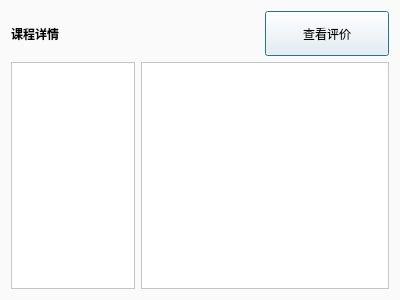
<?xml version="1.0" encoding="UTF-8"?>
<ui version="4.0">
 <class>CourseInfoWindow</class>
 <widget class="QDialog" name="CourseInfoWindow">
  <property name="geometry">
   <rect>
    <x>0</x>
    <y>0</y>
    <width>400</width>
    <height>300</height>
   </rect>
  </property>
  <property name="windowTitle">
   <string>课程详情</string>
  </property>
  <property name="styleSheet">
   <string notr="true">background-color: rgb(250,250,250);</string>
  </property>
  <layout class="QVBoxLayout" name="verticalLayout" stretch="1,5">
   <item>
    <layout class="QHBoxLayout" name="horizontalLayout_2" stretch="2,1">
     <item>
      <widget class="QLabel" name="label">
       <property name="font">
        <font>
         <family>.AppleSystemUIFont</family>
         <bold>true</bold>
        </font>
       </property>
       <property name="text">
        <string>课程详情</string>
       </property>
      </widget>
     </item>
     <item>
      <widget class="BetterButton" name="btn_view_comment">
       <property name="sizePolicy">
        <sizepolicy hsizetype="Minimum" vsizetype="Expanding">
         <horstretch>0</horstretch>
         <verstretch>0</verstretch>
        </sizepolicy>
       </property>
       <property name="text">
        <string>查看评价</string>
       </property>
      </widget>
     </item>
    </layout>
   </item>
   <item>
    <layout class="QHBoxLayout" name="horizontalLayout" stretch="1,2">
     <item>
      <widget class="QListWidget" name="l_list">
       <property name="styleSheet">
        <string notr="true">background-color: rgb(255,255,255);</string>
       </property>
       <property name="verticalScrollBarPolicy">
        <enum>Qt::ScrollBarPolicy::ScrollBarAlwaysOff</enum>
       </property>
       <property name="horizontalScrollBarPolicy">
        <enum>Qt::ScrollBarPolicy::ScrollBarAlwaysOff</enum>
       </property>
      </widget>
     </item>
     <item>
      <widget class="QTextBrowser" name="b_info">
       <property name="styleSheet">
        <string notr="true">background-color: rgb(255,255,255);</string>
       </property>
      </widget>
     </item>
    </layout>
   </item>
  </layout>
 </widget>
 <customwidgets>
  <customwidget>
   <class>BetterButton</class>
   <extends>QPushButton</extends>
   <header>betterbutton.h</header>
  </customwidget>
 </customwidgets>
 <resources/>
 <connections/>
</ui>
